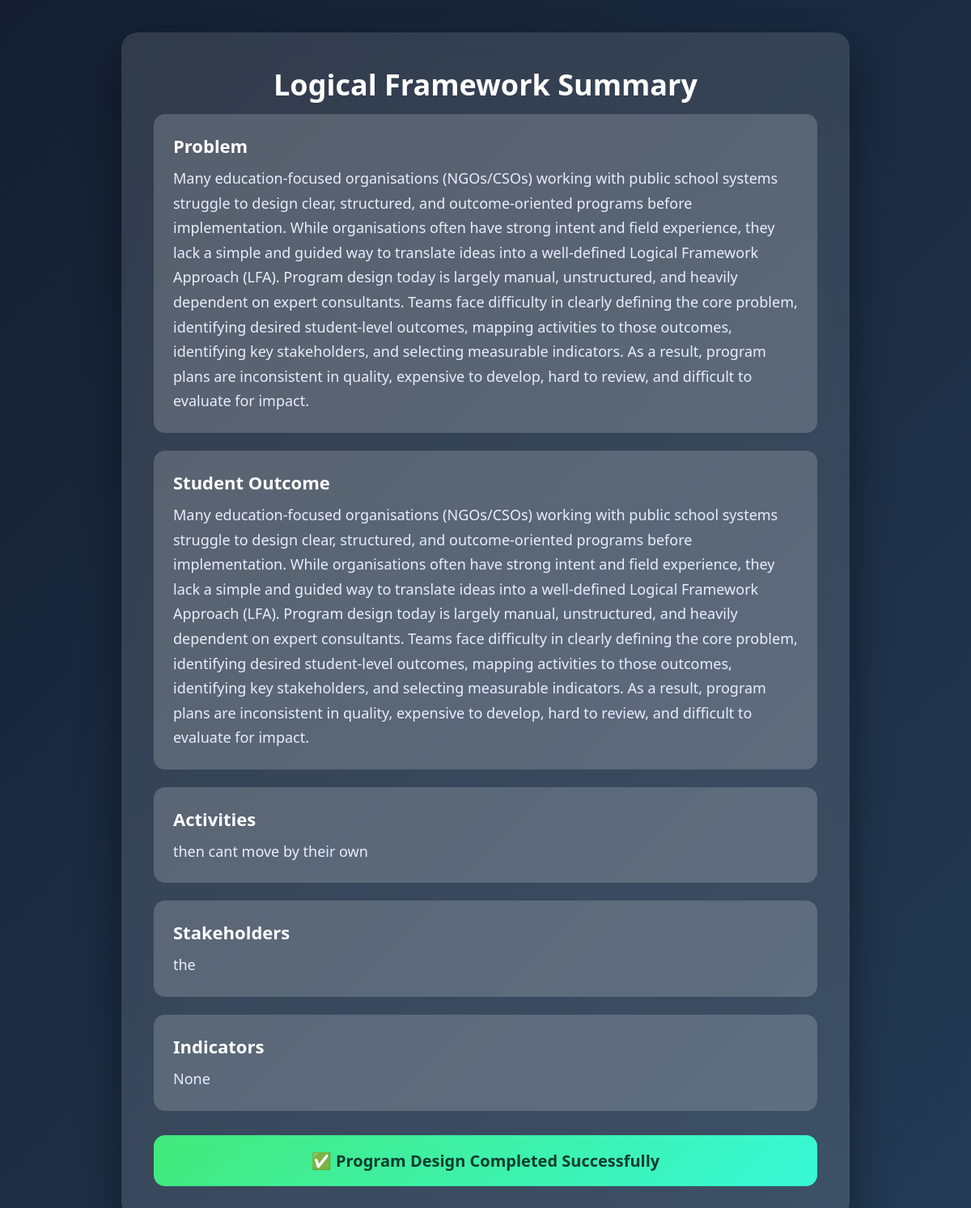
/summary/1/, run on the app's committed database.
### lfa_app/models.py (models this page shows, shortened)
class LFA(models.Model):
    problem = models.TextField()
    student_outcome = models.TextField(blank=True, null=True)
    activities = models.TextField(blank=True, null=True)
    stakeholders = models.TextField(blank=True, null=True)
    indicators = models.TextField(blank=True, null=True)

### lfa_app/views.py (the view)
# urls.py: path("summary/<int:lfa_id>/", summary, name="summary"),
def summary(request, lfa_id):
    lfa = LFA.objects.get(id=lfa_id)
    return render(request, "summary.html", {"lfa": lfa})

### templates/summary.html (shortened to what this page needs)
{% load static %}
<!DOCTYPE html>
<html lang="en">
<head>
    <link rel="stylesheet" href="{% static 'css/style.css' %}">
</head>
<body>
<div class="container">
    <div class="card">
        <h1 class="page-title">Logical Framework Summary</h1>
        <div class="summary-section">
            <h3>Problem</h3>
            <p>{{ lfa.problem }}</p>
        </div>
        <div class="summary-section">
            <h3>Student Outcome</h3>
            <p>{{ lfa.student_outcome }}</p>
        </div>
        <div class="summary-section">
            <h3>Activities</h3>
            <p>{{ lfa.activities }}</p>
        </div>
        <div class="summary-section">
            <h3>Stakeholders</h3>
            <p>{{ lfa.stakeholders }}</p>
        </div>
        <div class="summary-section">
            <h3>Indicators</h3>
            <p>{{ lfa.indicators }}</p>
        </div>
        <div class="success">
            ✅ Program Design Completed Successfully
        </div>
    </div>
</div>
</body>
</html>

### static/css/style.css (style rules this page uses)
* { margin: 0; padding: 0; box-sizing: border-box; font-family: "Segoe UI", Arial, sans-serif; }
body { min-height: 100vh; background: linear-gradient(135deg, #141e30, #243b55); display: flex; justify-content: center; align-items: center; padding: 40px; color: #ffffff; }
.container { width: 100%; max-width: 900px; }
.card { background: rgba(255, 255, 255, 0.12); backdrop-filter: blur(12px); padding: 40px; border-radius: 20px; box-shadow: 0 25px 50px rgba(0, 0, 0, 0.45); animation: fadeIn 0.8s ease; }
.page-title, h1 { text-align: center; font-size: 36px; font-weight: 700; color: #ffffff; margin-bottom: 12px; }
.summary-section { background: rgba(255, 255, 255, 0.18); padding: 24px; border-radius: 14px; margin-bottom: 22px; }
.summary-section h3 { color: #ffffff; margin-bottom: 10px; font-size: 22px; }
.summary-section p { color: #e8edff; font-size: 18px; line-height: 1.7; }
.success { margin-top: 30px; padding: 18px; text-align: center; background: linear-gradient(135deg, #43e97b, #38f9d7); color: #0b3d2e; font-size: 20px; font-weight: 700; border-radius: 14px; }

### data on the page
LFA: problem "Many education-focused organisations (NGOs/CSOs) working with public school systems struggle to design clear, structured, and outcome-oriented programs before implementation. While organisations often have strong intent and field experience, they lack a simple and guided way to translate ideas into a well-defined Logical Framework Approach (LFA). Program design today is largely manual, unstructured, and heavily dependent on expert consultants. Teams face difficulty in clearly defining the core problem, identifying desired student-level outcomes, mapping activities to those outcomes, identifying key stakeholders, and selecting measurable indicators. As a result, program plans are…", student_outcome "Many education-focused organisations (NGOs/CSOs) working with public school systems struggle to design clear, structured, and outcome-oriented programs before implementation. While organisations often have strong intent and field experience, they lack a simple and guided way to translate ideas into a well-defined Logical Framework Approach (LFA). Program design today is largely manual, unstructured, and heavily dependent on expert consultants. Teams face difficulty in clearly defining the core problem, identifying desired student-level outcomes, mapping activities to those outcomes, identifying key stakeholders, and selecting measurable indicators. As a result, program plans are…", activities "then cant move by their own", stakeholders "the", indicators "None"
